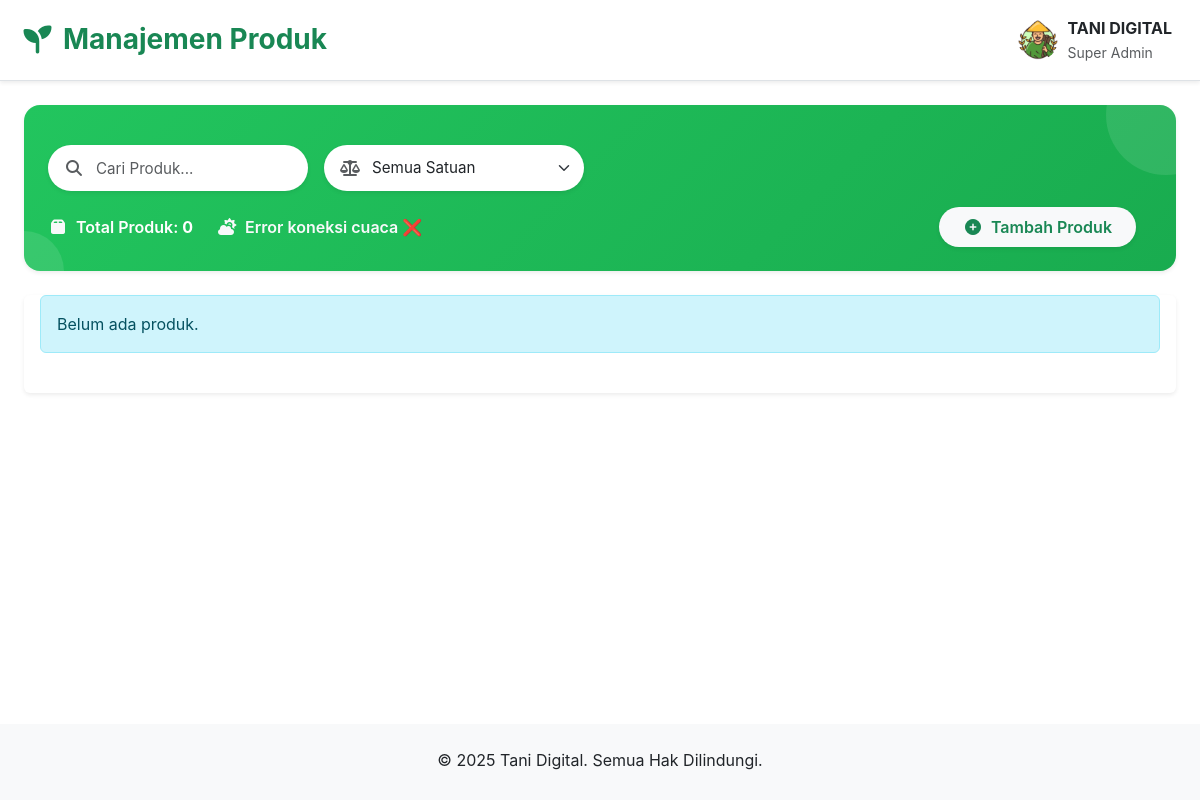
Before: / with the older database file.
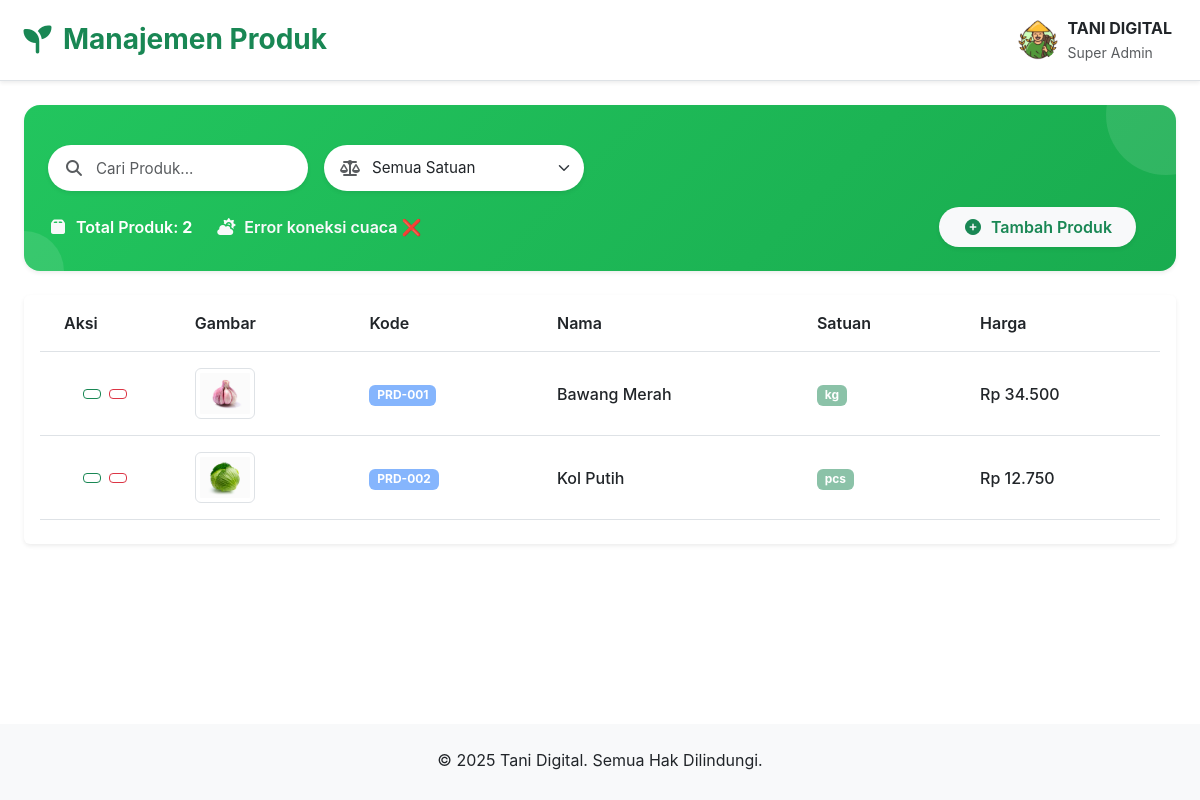
After: the same page with the newer database file.
### tables this page shows
CREATE TABLE IF NOT EXISTS `produk` (
  `id` int unsigned NOT NULL AUTO_INCREMENT,
  `kode` varchar(50) NOT NULL,
  `nama` varchar(255) NOT NULL,
  `harga` decimal(12,2) NOT NULL DEFAULT '0.00',
  `satuan` enum('pcs','g','kg','ton') DEFAULT NULL,
  `kodegudang` varchar(10) DEFAULT NULL,
  `image` varchar(255) DEFAULT NULL,
  `created_at` timestamp NOT NULL DEFAULT CURRENT_TIMESTAMP,
  PRIMARY KEY (`id`),
  UNIQUE KEY `kode` (`kode`),
  KEY `fk_produk_gudang` (`kodegudang`),
  CONSTRAINT `fk_produk_gudang` FOREIGN KEY (`kodegudang`) REFERENCES `gudang` (`kodegudang`) ON DELETE SET NULL ON UPDATE CASCADE
);

### app/controller/ProductController.php (called while the page is built, shortened)
<?php
require_once __DIR__ . '/../library/Controller.php';
class ProductController extends Controller
{
    private $model;
    public function __construct()
    {
        $this->model = new ProductModel();
    }
    public function index()
    {
        $products = $this->model->all();
        $this->view('products/index', [
            'title' => 'Table Management Products - Tani Digital',
            'active' => 'products',
            'products' => $products
        ]);
    }
}

### index.php (called while the page is built, shortened)
<?php
spl_autoload_register(function ($class) {
    $paths = [
        __DIR__ . '/app/library/',
        __DIR__ . '/app/controller/',
        __DIR__ . '/app/model/',
    ];
    foreach ($paths as $p) {
        $file = $p . $class . '.php';
        if (is_file($file)) {
            return;
        }
    }
});
$url = $_GET['url'] ?? 'product/index';
$segments = explode('/', trim($url, '/'));
$controllerName = ucfirst($segments[0]) . 'Controller';
$method = $segments[1] ?? 'index';
$params = array_slice($segments, 2);
$controllerFile = __DIR__ . '/app/controller/' . $controllerName . '.php';
if (file_exists($controllerFile)) {
    if (class_exists($controllerName)) {
        $controller = new $controllerName();
        if (method_exists($controller, $method)) {
            call_user_func_array([$controller, $method], $params);
            exit;
        }
    }
}

### app/library/Database.php (called while the page is built)
<?php
class Database {
    private static $instance = null;
    private $pdo;
    private function __construct()
    {
        $dsn = "mysql:host=" . DB_HOST . ";dbname=" . DB_NAME . ";charset=utf8mb4";
        $options = [
            PDO::ATTR_ERRMODE            => PDO::ERRMODE_EXCEPTION,
            PDO::ATTR_DEFAULT_FETCH_MODE => PDO::FETCH_ASSOC,
            PDO::ATTR_EMULATE_PREPARES   => false,
        ];
        $this->pdo = new PDO($dsn, DB_USER, DB_PASS, $options);
    }
    public static function getInstance()
    {
        if (self::$instance === null) {
            self::$instance = new Database();
        }
        return self::$instance;
    }
    public function getConnection()
    {
        return $this->pdo;
    }
}

### app/model/ProductModel.php (called while the page is built, shortened)
<?php
class ProductModel
{
    private $db;
    public function __construct()
    {
        $this->db = Database::getInstance()->getConnection();
    }
    public function all()
    {
        $stmt = $this->db->prepare("SELECT * FROM produk ORDER BY id ASC");
        $stmt->execute();
        return $stmt->fetchAll();
    }
}

### app/view/products/index.php (the view, shortened to what this page needs)
<div class="top-header border-bottom bg-white shadow-sm">
  <div class="container-fluid">
    <div class="d-flex align-items-center justify-content-between py-2 flex-nowrap gap-2">
      <div class="ms-2 order-3 order-md-1 page-title">
        <h3 class="mb-0 fw-bold text-success d-flex align-items-center">
          <i class="fas fa-seedling me-2"></i> Manajemen Produk
        </h3>
      </div>
      <div class="d-flex align-items-center justify-content-end gap-2 flex-shrink-0 order-1 order-md-2">
        <div class="d-flex align-items-center p-2">
          <img src="<?= BASE_URL ?>assets/img/logo/logo-dashboard-img.png" alt="admin" class="profile-avatar">
          <div class="text-start d-md-block me-2">
            <div class="fw-bold" style="font-size: 16px">TANI DIGITAL</div>
            <small class="text-muted">Super Admin</small>
          </div>
        </div>
      </div>
    </div>
  </div>
</div>
<main class="container-fluid px-4 py-4">
  <div class="dashboard-header p-4 mb-4 position-relative gradient-bg rounded-4 shadow-sm">
    <div class="row align-items-center position-relative g-3" style="z-index: 1;">
      <div class="row g-3 align-items-end">
        <div class="col-md-3">
          <div class="position-relative">
            <input type="text" id="searchProduct" class="form-control ps-5 rounded-5 border-0 shadow-sm"
              placeholder="Cari Produk..." />
            <span class="position-absolute top-50 start-0 translate-middle-y ms-3">
              <i class="fas fa-search text-muted"></i>
            </span>
          </div>
        </div>
        <div class="col-md-3">
          <div class="position-relative">
            <select id="filterUnit" class="form-select bg-white ps-5 rounded-5 border-0 shadow-sm">
              <option value="">Semua Satuan</option>
            </select>
            <span class="position-absolute top-50 start-0 translate-middle-y ms-3">
              <i class="fas fa-balance-scale text-muted"></i>
            </span>
          </div>
        </div>
        <div class="d-flex flex-column flex-md-row align-items-center justify-content-between gap-3 mt-3">
          <div class="d-flex flex-wrap gap-4 justify-content-center justify-content-md-start text-white fw-semibold">
            <div class="d-flex align-items-center">
              <i class="fas fa-box me-2 text-light"></i>
              <span>Total Produk: <span class="fw-bold"><?= count($products) ?></span></span>
            </div>
            <div class="d-flex align-items-center text-light" id="weatherBox">
              <i class="fas fa-cloud-sun me-2"></i>
              <span id="weatherText">Memuat cuaca...</span>
            </div>
          </div>
          <div class="text-center text-md-end">
            <a href="<?= BASE_URL ?>product/create"
              class="btn btn-light text-success px-4 py-2 rounded-5 fw-semibold shadow-sm d-inline-flex align-items-center gap-2 border-0">
              <i class="fas fa-plus-circle"></i>
              Tambah Produk
            </a>
          </div>
        </div>
      </div>
    </div>
  </div>
  <div class="card fade-in shadow-sm border-0">
    <div class="card-body pt-0 pb-4">
      <?php if (empty($products)): ?>
        <div class="alert alert-info">Belum ada produk.</div>
      <?php else: ?>
        <div class="table-responsive">
          <table class="table table-hover mb-0 rounded-3 align-middle" id="productTable">
            <thead>
              <tr>
                <th class="px-4 py-3 fs-lg">Aksi</th>
                <th class="px-4 py-3 fs-lg">Gambar</th>
                <th class="px-4 py-3 fs-lg">Kode</th>
                <th class="px-4 py-3 fs-lg">Nama</th>
                <th class="px-4 py-3 fs-lg">Satuan</th>
                <th class="px-4 py-3 fs-lg">Harga</th>
              </tr>
            </thead>
            <tbody>
              <?php foreach ($products as $p): ?>
                <tr class="align-middle">
                  <td>
                    <div class="d-flex h-100 justify-content-center align-items-center gap-2">
                      <a href="<?= BASE_URL ?>product/edit/<?= htmlspecialchars($p['id']) ?>"
                        class="btn btn-sm btn-outline-success">
                      </a>
                      <button type="button" class="btn btn-sm btn-outline-danger btn-delete" data-bs-toggle="modal"
                        data-bs-target="#deleteModal" data-id="<?= htmlspecialchars($p['id']) ?>">
                      </button>
                    </div>
                  </td>
                  <td class="px-4 py-3 fw-medium">
                    <?php if (!empty($p['image'])): ?>
                      <img src="<?= UPLOAD_URL . htmlspecialchars($p['image']) ?>" alt="img" class="thumb img-thumbnail"
                        width="60" />
                    <?php else: ?>
                      <span class="text-muted">-</span>
                    <?php endif; ?>
                  </td>
                  <td class="px-4 py-3 fw-medium">
                    <span class="badge bg-primary badge-custom">
                      <?= $this->e($p['kode']) ?>
                    </span>
                  </td>
                  <td class="px-4 py-3 fw-medium">
                    <?= $this->e($p['nama']) ?>
                  </td>
                  <td class="px-4 py-3 fw-medium unit-col">
                    <?php if (!empty($p['satuan'])): ?>
                      <span class="badge bg-success badge-custom">
                        <?= $this->e($p['satuan']) ?>
                      </span>
                    <?php else: ?>
                      <span class="badge bg-secondary badge-custom">
                        Tidak ada data
                      </span>
                    <?php endif; ?>
                  </td>
                  <td class="px-4 py-3 fw-medium">
                    Rp
                    <?= number_format($p['harga'], 0, ',', '.') ?>
                  </td>
                </tr>
              <?php endforeach; ?>
            </tbody>
          </table>
        </div>
      <?php endif; ?>
    </div>
  </div>
</main>
<footer class="bg-light text-dark py-4 mt-5 fixed-bottom">
  <div class="container text-center">
    <p class="mb-1 mb-0">
      &copy; <?= date('Y') ?> Tani Digital. Semua Hak Dilindungi.
    </p>
  </div>
</footer>

### app/library/Controller.php (shortened to what this page needs)
<?php
class Controller
{
    protected function view($viewPath, $data = [], $useLayout = true)
    {
        extract($data);
        $viewFile = __DIR__ . '/../view/' . $viewPath . '.php';
        if (is_file($viewFile)) {
            require $viewFile;
        } else {
            echo "<div class='alert alert-danger'>View $viewPath tidak ditemukan.</div>";
        }
        $content = ob_get_clean();
        if ($useLayout) {
            require __DIR__ . '/../view/layouts/layout.php';
        } else {
            echo $content;
        }
    }
    public function e($string)
    {
        return htmlspecialchars($string ?? '', ENT_QUOTES, 'UTF-8');
    }
}

### app/view/layouts/layout.php (shortened to what this page needs)
<!DOCTYPE html>
<html lang="en">
<head>
  <link rel="stylesheet" href="<?= BASE_URL ?>assets/css/dashboard-style.css" />
  <link href="https://cdn.jsdelivr.net/npm/bootstrap@5.3.0/dist/css/bootstrap.min.css" rel="stylesheet" />
  <link href="https://cdnjs.cloudflare.com/ajax/libs/font-awesome/7.0.1/css/all.min.css" rel="stylesheet" />
  <link rel="stylesheet" href="https://cdn-uicons.flaticon.com/uicons-thin-rounded/css/uicons-thin-rounded.css" />
</head>
<body>
  <div class="main-content min-vh-100">
    <?= $content ?>
  </div>
</body>
</html>

### assets/css/dashboard-style.css (style rules this page uses)
:root { --farm-green: #01693a; --farm-light-green: #4a7c59; --farm-gold: #d4af37; --farm-light-gold: #f4e4a6; --farm-bg: #f8fdf5; --farm-white: #ffffff; --farm-gray: #6c757d; --farm-dark: #1a3409; }
* { margin: 0; padding: 0; box-sizing: border-box; }
body { font-family: "Inter", sans-serif !important; background-color: var(--farm-bg); color: #333; }
.main-content { min-height: 100vh; transition: all 0.3s ease; }
.top-header { background: white; border-bottom: 1px solid #dee2e6; box-shadow: 0 2px 4px rgba(0, 0, 0, 0.1); }
.page-title { color: #2d5016 !important; }
.profile-avatar { width: 40px; height: 40px; border-radius: 50%; display: flex; align-items: center; justify-content: center; color: white; font-weight: bold; font-size: 14px; margin-right: 10px; }
.dashboard-header { background: linear-gradient(135deg, #28a745, #0470e4); color: white; border-radius: 0.65rem; position: relative; overflow: hidden; }
.dashboard-header::before, .welcome-section::before { content: ""; position: absolute; top: -50px; right: -50px; width: 120px; height: 120px; background: rgba(255, 255, 255, 0.1); border-radius: 50%; }
.dashboard-header::after, .welcome-section::after { content: ""; position: absolute; bottom: -40px; left: -40px; width: 80px; height: 80px; background: rgba(255, 255, 255, 0.1); border-radius: 50%; }
.table th { border-bottom: 1px solid #dee2e6; font-weight: 600; color: #495057; white-space: nowrap; vertical-align: middle !important; }
.table td { background-color: #ffffff; border-bottom: 1px solid #dee2e6; font-weight: 600; color: #495057; vertical-align: middle !important; white-space: nowrap; overflow: hidden; }
.badge-custom { padding: 6px 12px; border-radius: 50px; font-size: 11px; font-weight: 500; opacity: 50%; }
.fade-in { animation: fadeIn 0.3s ease-in-out; }

### app/view/products/index.php (style rules this page uses)
.gradient-bg { background: linear-gradient(135deg, #22c55e, #16a34a, #14b8a6, #3b82f6); background-size: 400% 400%; animation: gradientShift 10s ease infinite; color: #fff; }
.form-control, .form-select { height: 46px; font-size: 0.95rem; transition: all 0.25s ease; }
.btn-light { transition: all 0.3s ease; }

Changed rows visible on the page:
added produk: image (picture), kode "PRD-001", nama "Bawang Merah", satuan "kg", harga "34.500"
added produk: image (picture), kode "PRD-002", nama "Kol Putih", satuan "pcs", harga "12.750"
Other visible differences:
count($products): "0" → "2"
text no longer shown: "Belum ada produk."
text now shown: "Aksi Gambar Kode Nama Satuan Harga"
